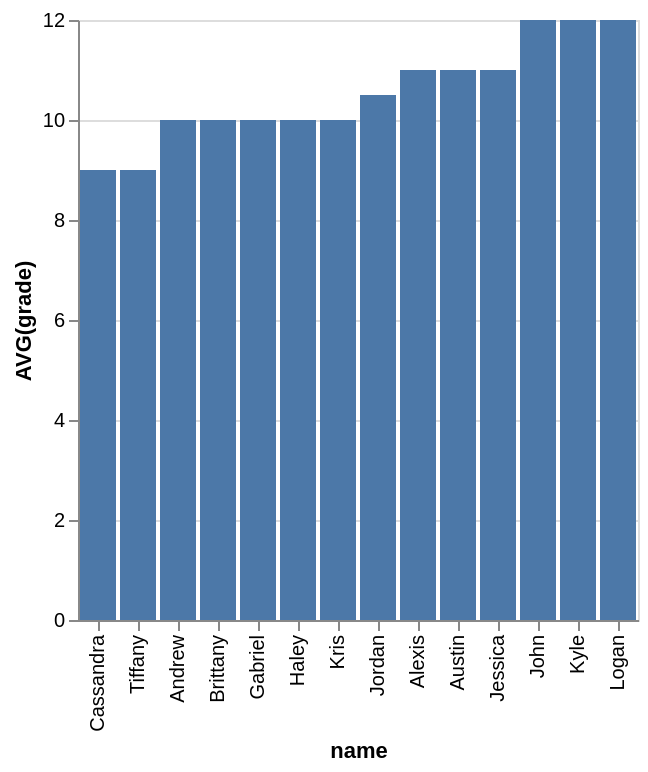

Source (Vega-Lite JSON):
### Vega-Lite specification from a JSON file in a GitHub repository (floating-point values rounded to 4 significant figures)
{"data": {"values": [{"x_data": "Cassandra", "y_data": 9}, {"x_data": "Tiffany", "y_data": 9}, {"x_data": "Andrew", "y_data": 10}, {"x_data": "Brittany", "y_data": 10}, {"x_data": "Gabriel", "y_data": 10}, {"x_data": "Haley", "y_data": 10}, {"x_data": "Kris", "y_data": 10}, {"x_data": "Jordan", "y_data": 10.5}, {"x_data": "Alexis", "y_data": 11}, {"x_data": "Austin", "y_data": 11}, {"x_data": "Jessica", "y_data": 11}, {"x_data": "John", "y_data": 12}, {"x_data": "Kyle", "y_data": 12}, {"x_data": "Logan", "y_data": 12}]}, "mark": "bar", "encoding": {"x": {"field": "x_data", "type": "nominal", "title": "name", "sort": {"op": "sum", "field": "y_data", "order": "ascending"}}, "y": {"field": "y_data", "type": "quantitative", "title": "AVG(grade)"}}}
